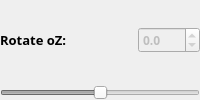
          <widget class="QWidget" name="rotateZ_container" native="true">
           <layout class="QVBoxLayout" name="rotateZ_verticalLayout">
            <property name="spacing">
             <number>4</number>
            </property>
            <property name="leftMargin">
             <number>0</number>
            </property>
            <property name="topMargin">
             <number>0</number>
            </property>
            <property name="rightMargin">
             <number>0</number>
            </property>
            <property name="bottomMargin">
             <number>0</number>
            </property>
            <item>
             <widget class="QWidget" name="rotateZ_topContainer" native="true">
              <layout class="QHBoxLayout" name="shiftZ_top_horizontalLayout_2">
               <property name="leftMargin">
                <number>0</number>
               </property>
               <property name="topMargin">
                <number>0</number>
               </property>
               <property name="rightMargin">
                <number>0</number>
               </property>
               <property name="bottomMargin">
                <number>0</number>
               </property>
               <item>
                <widget class="QLabel" name="rotateZ_label">
                 <property name="sizePolicy">
                  <sizepolicy hsizetype="Expanding" vsizetype="Fixed">
                   <horstretch>0</horstretch>
                   <verstretch>0</verstretch>
                  </sizepolicy>
                 </property>
                 <property name="font">
                  <font>
                   <family>Segoe UI Semibold</family>
                   <pointsize>10</pointsize>
                   <weight>75</weight>
                   <bold>true</bold>
                  </font>
                 </property>
                 <property name="styleSheet">
                  <string notr="true"/>
                 </property>
                 <property name="text">
                  <string>Rotate oZ:</string>
                 </property>
                 <property name="alignment">
                  <set>Qt::AlignLeading|Qt::AlignLeft|Qt::AlignTop</set>
                 </property>
                 <property name="margin">
                  <number>0</number>
                 </property>
                </widget>
               </item>
               <item>
                <widget class="QDoubleSpinBox" name="rotateZ_spinBox">
                 <property name="enabled">
                  <bool>false</bool>
                 </property>
                 <property name="font">
                  <font>
                   <family>Segoe UI Semibold</family>
                   <pointsize>9</pointsize>
                   <weight>75</weight>
                   <bold>true</bold>
                  </font>
                 </property>
                 <property name="styleSheet">
                  <string notr="true"/>
                 </property>
                 <property name="frame">
                  <bool>true</bool>
                 </property>
                 <property name="decimals">
                  <number>1</number>
                 </property>
                 <property name="minimum">
                  <double>-180.000000000000000</double>
                 </property>
                 <property name="maximum">
                  <double>180.000000000000000</double>
                 </property>
                 <property name="singleStep">
                  <double>1.000000000000000</double>
                 </property>
                </widget>
               </item>
              </layout>
             </widget>
            </item>
            <item>
             <widget class="QSlider" name="rotateZ_slider">
              <property name="enabled">
               <bool>false</bool>
              </property>
              <property name="minimum">
               <number>-180</number>
              </property>
              <property name="maximum">
               <number>180</number>
              </property>
              <property name="orientation">
               <enum>Qt::Horizontal</enum>
              </property>
             </widget>
            </item>
           </layout>
          </widget>
